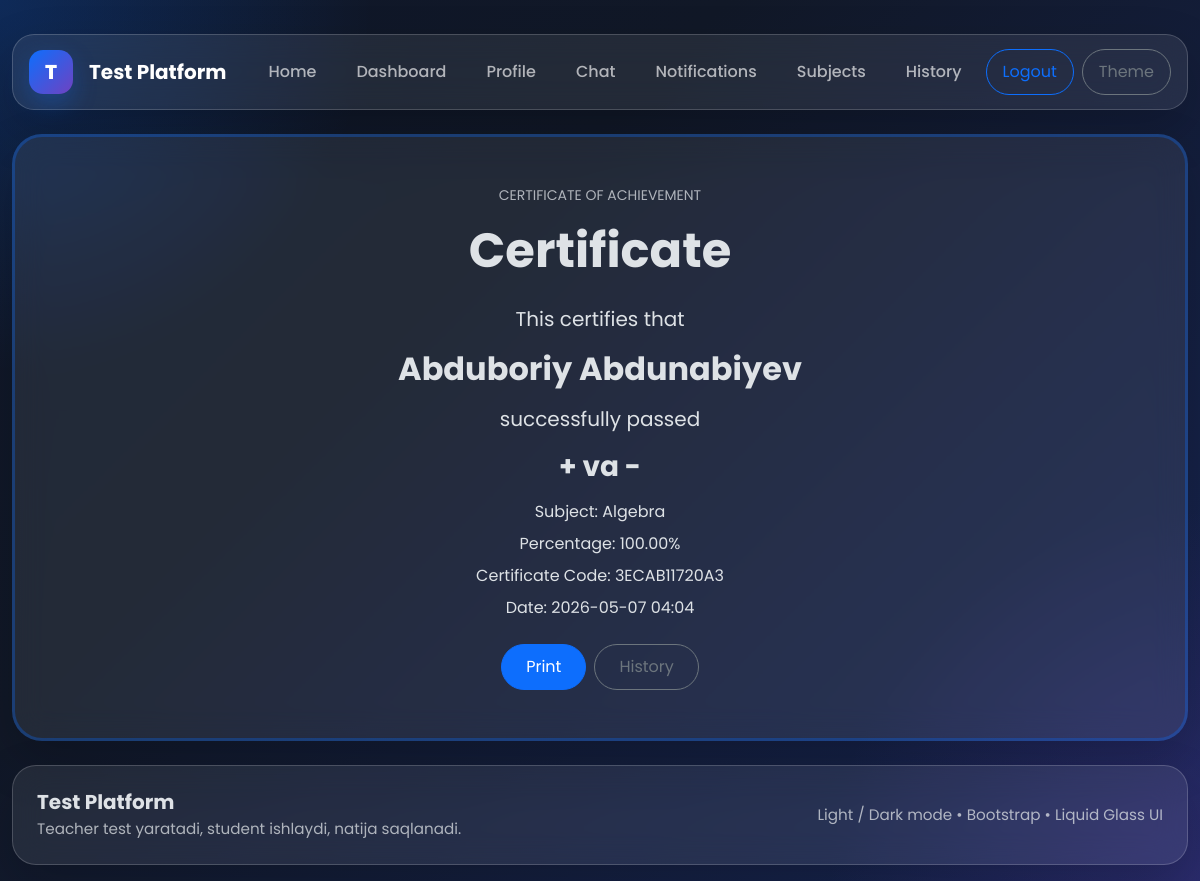
Screenshot of /quiz/certificate/16/ (signed in) with the database file from the repository.
### quiz/models.py (models this page shows, shortened)
class Attempt(models.Model):
    student = models.ForeignKey(
        settings.AUTH_USER_MODEL,
        on_delete=models.CASCADE,
        related_name='attempts'
    )
    quiz = models.ForeignKey(Quiz, on_delete=models.CASCADE, related_name='attempts')
    score = models.PositiveIntegerField(default=0)
    total = models.PositiveIntegerField(default=0)
    percentage = models.DecimalField(max_digits=5, decimal_places=2, default=0)
    used_seconds = models.PositiveIntegerField(default=0)
    is_completed = models.BooleanField(default=False)
    started_at = models.DateTimeField(default=timezone.now)
    submitted_at = models.DateTimeField(blank=True, null=True)
    certificate_code = models.CharField(max_length=32, blank=True, unique=True)
    created_at = models.DateTimeField(auto_now_add=True)
    class Meta:
        ordering = ['-created_at']
    @property
    def passed(self):
        return float(self.percentage) >= self.quiz.pass_percentage

class Quiz(models.Model):
    STATUS_CHOICES = (
        ('draft', 'Draft'),
        ('published', 'Published'),
        ('archived', 'Archived'),
    )
    DIFFICULTY_CHOICES = (
        ('easy', 'Easy'),
        ('medium', 'Medium'),
        ('hard', 'Hard'),
    )
    subject = models.ForeignKey(Subject, on_delete=models.CASCADE, related_name='quizzes')
    title = models.CharField(max_length=255)
    description = models.TextField(blank=True, null=True)
    duration_minutes = models.PositiveIntegerField(default=10)
    pass_percentage = models.PositiveIntegerField(default=60)
    status = models.CharField(max_length=20, choices=STATUS_CHOICES, default='draft')
    difficulty = models.CharField(max_length=20, choices=DIFFICULTY_CHOICES, default='medium')
    randomize_questions = models.BooleanField(default=False)
    randomize_choices = models.BooleanField(default=False)
    created_by = models.ForeignKey(
        settings.AUTH_USER_MODEL,
        on_delete=models.CASCADE,
        related_name='teacher_quizzes'
    )
    created_at = models.DateTimeField(auto_now_add=True)
    class Meta:
        ordering = ['-created_at']

class Subject(models.Model):
    name = models.CharField(max_length=255)
    description = models.TextField(blank=True, null=True)
    created_by = models.ForeignKey(
        settings.AUTH_USER_MODEL,
        on_delete=models.CASCADE,
        related_name='teacher_subjects'
    )
    created_at = models.DateTimeField(auto_now_add=True)
    class Meta:
        ordering = ['-created_at']

### accounts/models.py (models this page shows, shortened)
class User(AbstractUser):
    ROLE_CHOICES = (
        ('teacher', 'Teacher'),
        ('student', 'Student'),
    )
    role = models.CharField(
        max_length=20,
        choices=ROLE_CHOICES,
        default='student'
    )
    avatar = models.ImageField(
        upload_to='avatars/',
        blank=True,
        null=True
    )
    birth_date = models.DateField(
        blank=True,
        null=True
    )
    telegram_username = models.CharField(
        max_length=100,
        blank=True,
        null=True,
        help_text="Masalan: @username"
    )
    telegram_id = models.CharField(
        max_length=50,
        blank=True,
        null=True,
        help_text="Telegram chat ID (bot ishlashi uchun kerak)"
    )
    instagram = models.CharField(
        max_length=255,
        blank=True,
        null=True
    )
    bio = models.TextField(
        blank=True,
        null=True
    )

### quiz/views.py (the view)
    @login_required
    def wrapper(request, *args, **kwargs):
        if request.user.role != "student":
            messages.error(request, "Bu bo‘lim faqat student uchun.")
            return redirect("dashboard")
        return view_func(request, *args, **kwargs)

### quiz/views.py (called while the page is built)
def student_required(view_func):
    @login_required
    def wrapper(request, *args, **kwargs):
        if request.user.role != "student":
            messages.error(request, "Bu bo‘lim faqat student uchun.")
            return redirect("dashboard")
        return view_func(request, *args, **kwargs)
    return wrapper

@student_required
def certificate_view(request, attempt_id):
    attempt = get_object_or_404(
        Attempt,
        id=attempt_id,
        student=request.user,
        is_completed=True,
    )
    if not attempt.passed:
        messages.error(request, "Certificate olish uchun passing score yetmagan.")
        return redirect("result_detail", attempt_id=attempt.id)
    return render(
        request,
        "quiz/certificate.html",
        {
            "attempt": attempt,
        },
    )

### templates/quiz/certificate.html
{% extends 'base.html' %}
{% block content %}
<div class="glass certificate-box p-5 text-center">
    <div class="mb-3 small text-uppercase opacity-75">Certificate of Achievement</div>
    <h1 class="display-5 fw-bold mb-4">Certificate</h1>
    <p class="fs-5">This certifies that</p>
    <h2 class="fw-bold my-3">
        {{ attempt.student.get_full_name|default:attempt.student.username }}
    </h2>
    <p class="fs-5">successfully passed</p>
    <h3 class="fw-bold my-3">{{ attempt.quiz.title }}</h3>
    <p class="mb-2">Subject: {{ attempt.quiz.subject.name }}</p>
    <p class="mb-2">Percentage: {{ attempt.percentage }}%</p>
    <p class="mb-2">Certificate Code: {{ attempt.certificate_code }}</p>
    <p class="mb-4">Date: {{ attempt.submitted_at|date:'Y-m-d H:i' }}</p>
    <div class="d-flex justify-content-center gap-2 flex-wrap mt-4">
        <button class="btn btn-primary rounded-pill px-4" onclick="window.print()">
            Print
        </button>
        <a href="{% url 'history' %}" class="btn btn-outline-secondary rounded-pill px-4">
            History
        </a>
    </div>
</div>
{% endblock %}

### templates/base.html (style rules this page uses)
:root { --glass-bg: rgba(255, 255, 255, 0.08); --glass-bg-strong: rgba(255, 255, 255, 0.12); --glass-border: rgba(255, 255, 255, 0.18); --glass-shadow: 0 20px 50px rgba(0, 0, 0, 0.18); --dark-bg-1: #0f172a; --dark-bg-2: #111827; --dark-bg-3: #172554; --light-bg-1: #f5f7ff; --light-bg-2: #eef3ff; --light-bg-3: #f9fbff; }
* { box-sizing: border-box; }
html, body { min-height: 100%; }
body { font-family: 'Poppins', sans-serif; background: radial-gradient(circle at top left, rgba(13, 110, 253, 0.22), transparent 25%), radial-gradient(circle at bottom right, rgba(111, 66, 193, 0.22), transparent 25%), linear-gradient(135deg, var(--dark-bg-1), var(--dark-bg-2) 35%, var(--dark-bg-3) 100%); background-attachment: fixed; transition: background .25s ease, color .25s ease; }
.glass { background: var(--glass-bg); border: 1px solid var(--glass-border); backdrop-filter: blur(16px); -webkit-backdrop-filter: blur(16px); box-shadow: var(--glass-shadow); }
.certificate-box { border: 3px solid rgba(13, 110, 253, 0.30); border-radius: 30px; }
.btn.rounded-pill { padding-top: 10px; padding-bottom: 10px; }

### rows the page displays
Attempt: student.get_full_name "Abduboriy Abdunabiyev", quiz "+ va -", quiz.subject.name "Algebra", percentage "100.00", certificate_code "3ECAB11720A3", submitted_at "2026-05-07 04:04"
